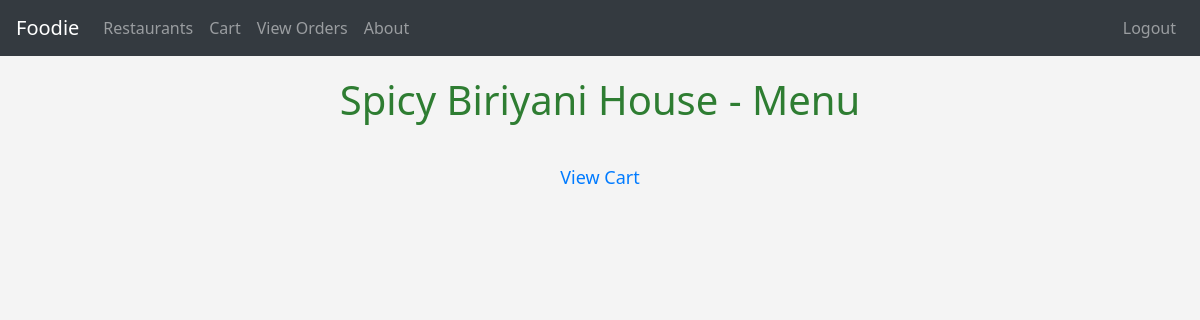
Page /restaurant/23/menu (signed in) on the earlier database version.
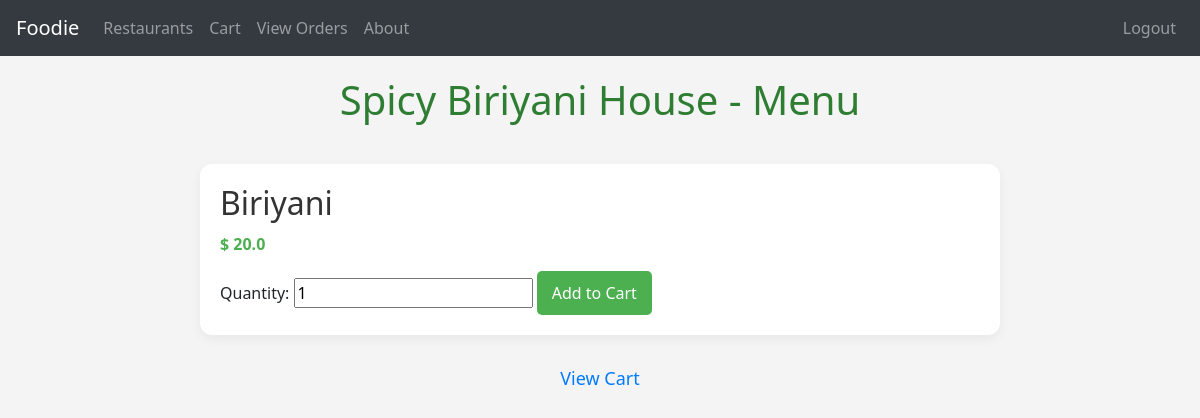
Same page on the later database version.
### tables this page shows
CREATE TABLE MenuItems (
    MenuItemID INTEGER PRIMARY KEY AUTOINCREMENT,
    RestaurantID INTEGER NOT NULL,
    ItemName TEXT NOT NULL,
    Description TEXT,
    Price REAL NOT NULL,
    AvailabilityStatus TEXT CHECK(AvailabilityStatus IN ('Available', 'Unavailable')) NOT NULL,
    FOREIGN KEY (RestaurantID) REFERENCES Restaurants(RestaurantID)
);

### app.py (the view)
@app.route('/restaurant/<int:restaurant_id>/menu')
@login_required
def show_menu(restaurant_id):
    conn = sqlite3.connect('database.db')
    conn.row_factory = sqlite3.Row
    cursor = conn.cursor()
    cursor.execute("SELECT name FROM Restaurants WHERE restaurantid = ?", (restaurant_id,))
    restaurant = cursor.fetchone()
    cursor.execute("""
        SELECT *
        FROM MenuItems
        WHERE restaurantid = ?
    """, (restaurant_id,))
    menu_items = cursor.fetchall()
    conn.close()
    return render_template('menu.html', restaurant=restaurant, menu_items=menu_items)

### app.py (called while the page is built)
def login_required(f):
    @wraps(f)
    def decorated_function(*args, **kwargs):
        if 'UserID' not in session:
            return redirect(url_for('signin'))
        return f(*args, **kwargs)
    return decorated_function

### templates/menu.html (shortened to what this page needs)
<!DOCTYPE html>
<html lang="en">
<head>
    <link rel="stylesheet" href="https://stackpath.bootstrapcdn.com/bootstrap/4.5.2/css/bootstrap.min.css">
</head>
<body>
    <nav class="navbar navbar-expand-lg navbar-dark bg-dark">
        <a class="navbar-brand" href="{{ url_for('about') }}">Foodie</a>
        <div class="collapse navbar-collapse" id="navbarNav">
            <ul class="navbar-nav mr-auto">
                <li class="nav-item">
                    <a class="nav-link" href="{{ url_for('restaurants') }}">Restaurants</a>
                </li>
                <li class="nav-item">
                    <a class="nav-link" href="{{ url_for('cart') }}">Cart</a>
                </li>
                <li class="nav-item">
                    <a class="nav-link" href="{{ url_for('my_orders') }}">View Orders</a>
                </li>
                <li class="nav-item">
                    <a class="nav-link" href="{{ url_for('about') }}">About</a>
                </li>
            </ul>
            <ul class="navbar-nav">
                {% if session.get('UserID') %}
                <li class="nav-item">
                    <a class="nav-link" href="{{ url_for('logout') }}">Logout</a>
                </li>
                {% else %}
                <li class="nav-item">
                    <a class="nav-link" href="{{ url_for('signin') }}">Login</a>
                </li>
                {% endif %}
            </ul>
        </div>
    </nav>
    <h1>{{ restaurant['name'] }} - Menu</h1>
    <div class="menu-container">
        {% for item in menu_items %}
            <div class="menu-item">
                <h2>{{ item['ItemName'] }}</h2>
                <p class="price">$ {{ item['price'] }}</p>
                <form action="{{ url_for('add_to_cart', menu_item_id=item['MenuItemID']) }}" method="POST">
                    <label for="quantity-{{ item['MenuItemID'] }}">Quantity:</label>
                    <input type="number" id="quantity-{{ item['MenuItemID'] }}" name="quantity" min="1" value="1" required>
                    <button type="submit" class="btn-add-to-cart">Add to Cart</button>
                </form>
            </div>
        {% endfor %}
    </div>
    <a href="{{ url_for('cart') }}" class="show-cart-link">View Cart</a>
</body>
</html>

Differences in the rows shown:
added MenuItems: ItemName "Biriyani", price "20.0"
